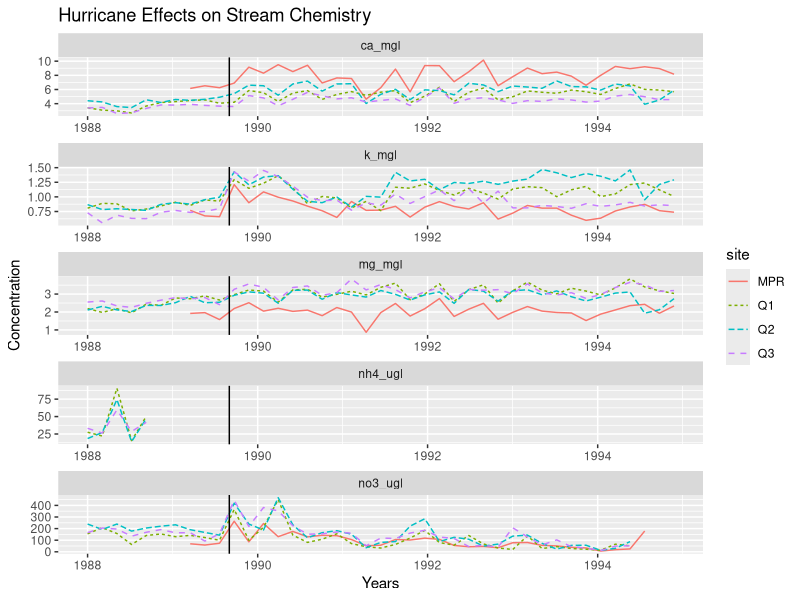

This chart was generated by the following R code:
## ---- chunk 1
#| warning: false

# load package
library(tidyverse)

# Read csv created with components needed for analysis
final_data <- read_csv("../output/figure3_data.csv")

# Plot years on the x-axis and ion concentration on the y-axis
ggplot(
  data = final_data,
  mapping = aes(
    x = window_start,
    y = Concentration,
    color = site,
    linetype = site
  )
) +
  geom_line() +
  facet_wrap(~Ion, scales = "free", ncol = 1) +
  geom_vline(xintercept = as.Date("1989-09-01")) +
  labs(
    title = "Hurricane Effects on Stream Chemistry",
    x = "Years"
  )
